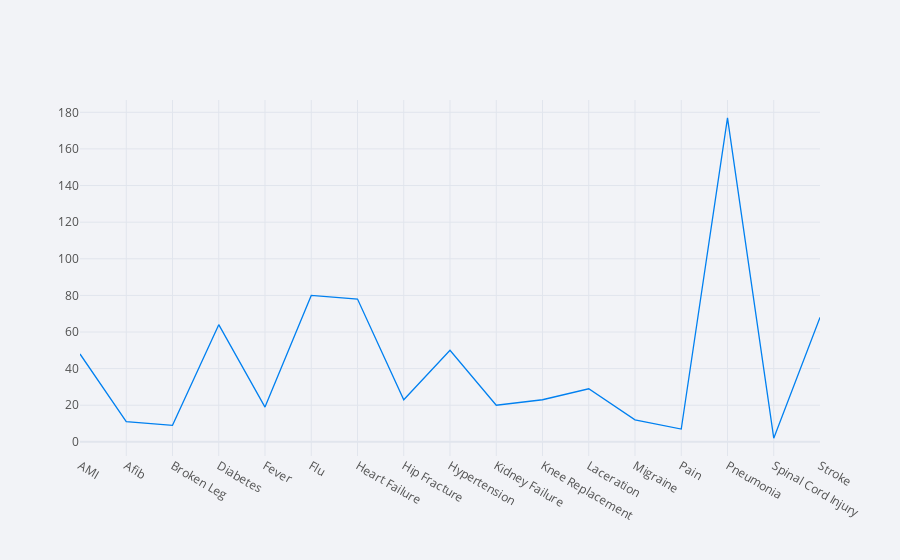

Notebook code cell kept with this figure:
### Code cell
y.iplot()

### Figure 1 — Plotly figure (JSON) as saved in the notebook; plotly's stock layout.template omitted (floating-point values rounded to 4 significant figures)
{"data": [{"line": {"color": "rgba(0, 128, 240, 1.0)", "dash": "solid", "shape": "linear", "width": 1.3}, "mode": "lines", "name": "PatientID", "text": "", "type": "scatter", "x": ["AMI", "Afib", "Broken Leg", "Diabetes", "Fever", "Flu", "Heart Failure", "Hip Fracture", "Hypertension", "Kidney Failure", "Knee Replacement", "Laceration", "Migraine", "Pain", "Pneumonia", "Spinal Cord Injury", "Stroke"], "y": [48, 11, 9, 64, 19, 80, 78, 23, 50, 20, 23, 29, 12, 7, 177, 2, 68]}], "layout": {"legend": {"bgcolor": "#F2F3F7", "font": {"color": "#505050"}}, "paper_bgcolor": "#F2F3F7", "plot_bgcolor": "#F2F3F7", "title": {"font": {"color": "#484848"}}, "xaxis": {"gridcolor": "#E1E5ED", "showgrid": true, "tickfont": {"color": "#505050"}, "title": {"font": {"color": "#505050"}, "text": ""}, "zerolinecolor": "#E1E5ED"}, "yaxis": {"gridcolor": "#E1E5ED", "showgrid": true, "tickfont": {"color": "#505050"}, "title": {"font": {"color": "#505050"}, "text": ""}, "zerolinecolor": "#E1E5ED"}}}
